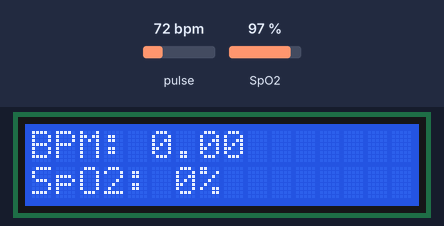
The sketch below on a simulated Arduino Uno, built with avr-gcc and run on an emulated ATmega328P. Parts: 16×2 character LCD. The test bench sets the inputs (shaded band); at power-on: pulse 72 bpm, SpO2 97 %.

Above: at 1.6 s.
1.7 s: pulse set to 42 bpm
At 4.4 s:
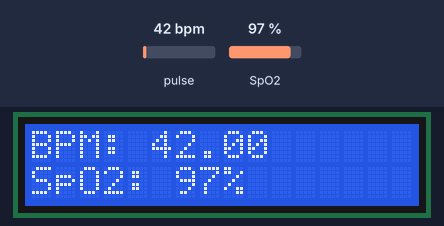
5.5 s: SpO2 set to 80 %
At 6.4 s:
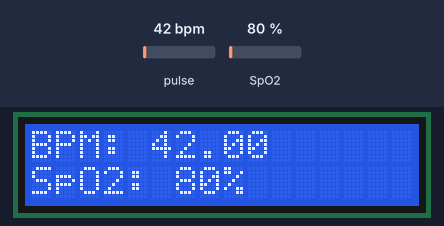
7.6 s: pulse set to 70 bpm
At 9.3 s:
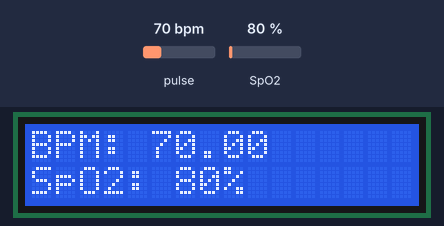
9.6 s: SpO2 set to 85 %
At 11.6 s:
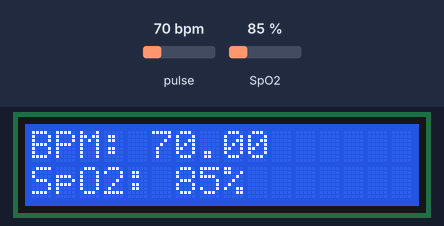
Timing chart, 0 to 12.7 s (numbered marks = the images above; inputs shaded):
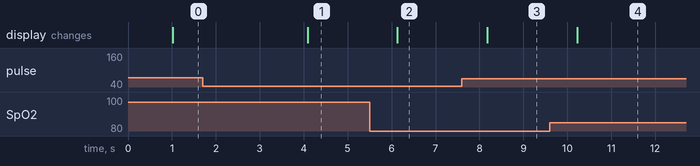

Measured:
- after the input at 1.7 s, the display: changes after 2.4 s (image 1)
- after the input at 5.5 s, the display: changes after 0.63 s (image 2)
- after the input at 7.6 s, the display: changes after 0.58 s (image 3)
- after the input at 9.6 s, the display: changes after 0.63 s (image 4)

The sketch:

PulseOximeter_LCD.ino
```cpp
#include <Wire.h>
#include <LiquidCrystal_I2C.h>
#include "MAX30100_PulseOximeter.h"
LiquidCrystal_I2C lcd(0x27,16,2);  //0x27 is the i2c address, while 16 = columns, and 2 = rows.

#define REPORTING_PERIOD_MS     1000

PulseOximeter pox;
uint32_t tsLastReport = 0;

void onBeatDetected()
{
    Serial.println("Beat!");
}

void setup()
{

  lcd.init();                 //Initialize the LCD
  lcd.backlight();            //Activate the backlight
  lcd.home();


    // Initialize the PulseOximeter instance
    // Failures are generally due to an improper I2C wiring, missing power supply
    // or wrong target chip
    if (!pox.begin()) {
        Serial.println("FAILED");
        for(;;);
    } else {
        Serial.println("SUCCESS");
    }
     pox.setIRLedCurrent(MAX30100_LED_CURR_7_6MA);

    // Register a callback for the beat detection
    pox.setOnBeatDetectedCallback(onBeatDetected);


}

void loop()
{

    pox.update();
    if (millis() - tsLastReport > REPORTING_PERIOD_MS) {


// Display on LCD

        lcd.clear();
        lcd.setCursor(0,0);
        lcd.print("BPM: ");
        lcd.print(pox.getHeartRate());

        lcd.setCursor(0,1);
        lcd.print("SpO2: ");
        lcd.print(pox.getSpO2());
        lcd.print("%");

        tsLastReport = millis();

    }


}
```
